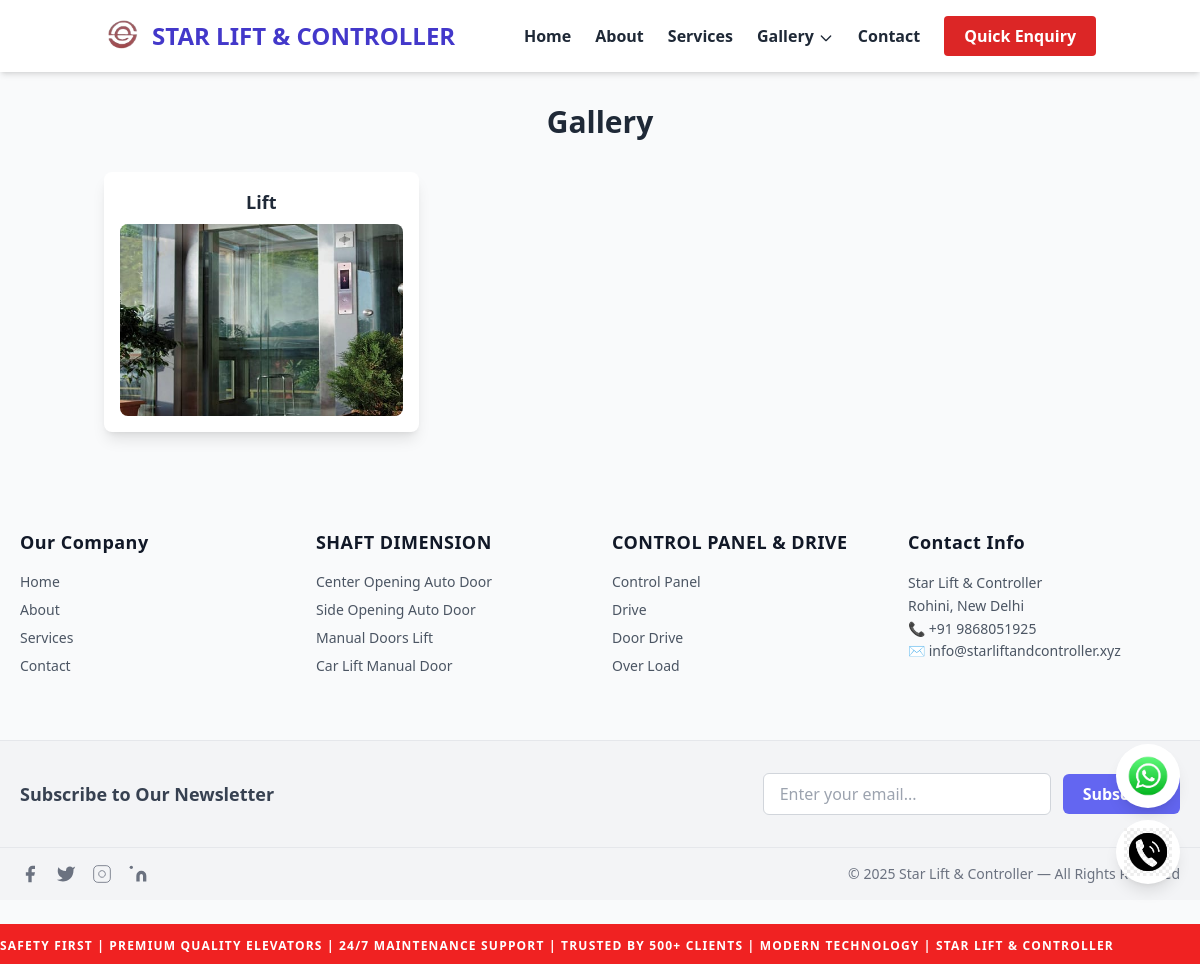
Page /gallery/?type=photos on the committed database.
### home/models.py (models this page shows, shortened)
class GalleryItem(models.Model):
    MEDIA_TYPE_CHOICES = [
        ('image', 'Image'),
        ('video', 'Video'),
    ]
    title = models.CharField(max_length=255)
    media_type = models.CharField(max_length=10, choices=MEDIA_TYPE_CHOICES)
    image = models.ImageField(upload_to='gallery/', blank=True, null=True)
    video_url = models.URLField(blank=True, null=True)  # Store YouTube/Video links

### home/views.py (the view)
# urls.py: path("gallery/", gallery, name="gallery"),
def gallery(request):
    media_type = request.GET.get("type", "all")
    if media_type == "photos":
        items = GalleryItem.objects.filter(media_type="image")
    elif media_type == "videos":
        items = GalleryItem.objects.filter(media_type="video")
    else:  # all
        items = GalleryItem.objects.all()
    return render(request, "home/gallery.html", {
        "gallery_items": items,
        "active_filter": media_type
    })

### home/templates/home/gallery.html (shortened to what this page needs)
{% extends "home/basic.html" %}
{% block content %}
<div class="container mx-auto px-4 py-8">
    <h2 class="text-3xl font-bold text-center mb-8">Gallery</h2>
    <div class="grid grid-cols-1 md:grid-cols-3 gap-6">
        {% for item in gallery_items %}
            <div class="bg-white p-4 rounded-lg shadow-lg text-center">
                <h3 class="text-lg font-semibold">{{ item.title }}</h3>
                {% if item.media_type == 'image' %}
                    <img src="{{ item.image.url }}" alt="{{ item.title }}" class="w-full h-48 object-cover rounded-lg mt-2">
                {% elif item.media_type == 'video' %}
                    <iframe class="w-full h-48 rounded-lg mt-2"
                        src="{{ item.video_url }}"
                        frameborder="0" allowfullscreen>
                    </iframe>
                {% endif %}
            </div>
        {% endfor %}
    </div>
</div>
{% endblock %}

### home/templates/home/basic.html (style rules this page uses)
html { scroll-behavior: smooth; }
body { padding-bottom: 4rem; }

### rows in the picture
GalleryItem: title "Lift", image (picture)
